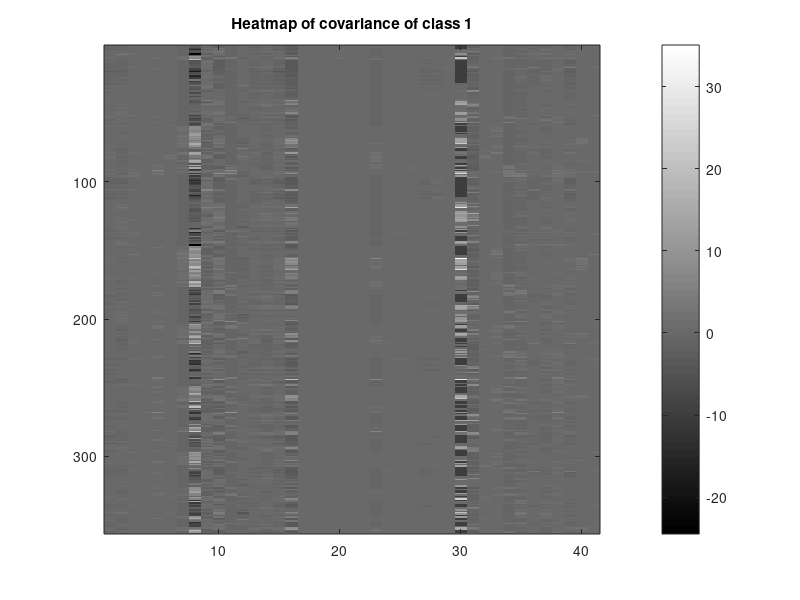
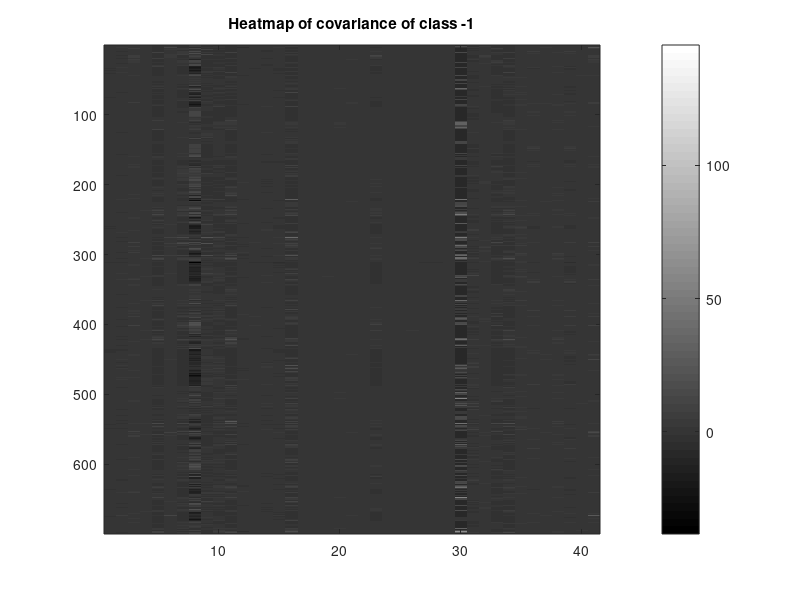
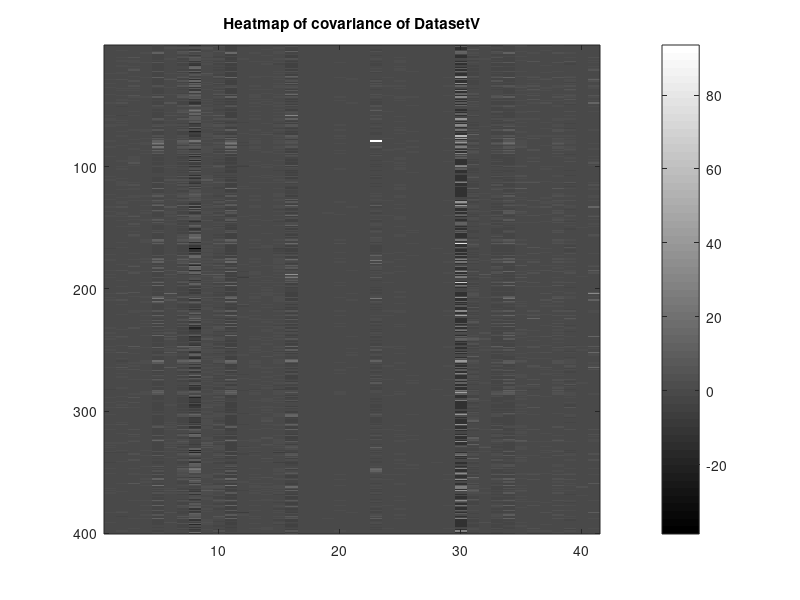

These figures' MATLAB source, in order: (Note: this script raises an error after producing the figures.)
%% Introduction to Data Mathematics Classification Project
% Company Name: SWD Inc.
% Nominal CEO: Takuya(Not in project group)
% Employee: Shuang Guan, Shutong Luo, Zhengneng Chen, Ziao Yan

% First, let's clean any open figures.
clear;
clc;
close all;

% Now read raw data.
a_raw = csvread('DatasetA.csv');
a = a_raw(:,2:(end - 1));
label = a_raw(:, (end));

%% 1. The size of data set "DatasetA.csv"
% Number of attributes
attributes = size(a, 2);

% Number of points in each class
points = size(a, 1);

%% 2. The mean and covariance of each class in 'DatasetA.csv'
% Hint: the Matlab imagesc command can be a good way to display covariances as images
format long;

ap = a(label == 1, :);
ap_mean = mean(ap);
ap_size = size(ap, 1);
ap_cov = ap - ones(ap_size,1) * ap_mean;

% Create a grayscale heatmap of class 1's covariances
figure
imagesc(ap_cov)
hold on
title('Heatmap of covariance of class 1');
colormap(gray)
colorbar
hold off

am = a(label == -1, :);
am_mean = mean(am);
am_size = size(am, 1);
am_cov = am - ones(am_size,1) * am_mean;

% Create a grayscale heatmap of class -1's covariances
figure
imagesc(am_cov)
hold on
title('Heatmap of covariance of class -1');
colormap(gray)
colorbar
hold off

%% 3. The mean and covariance of all of 'DatasetV.csv'
v_raw = csvread('DatasetV.csv');
v = v_raw(:, 2:(end));
format long;

v_mean = mean(v);
v_size = size(v, 1);
v_cov = v - ones(v_size,1) * v_mean;

% Create a grayscale heatmap of class -1's covariances
figure
imagesc(v_cov)
hold on
title('Heatmap of covariance of DatasetV');
colormap(gray)
colorbar
hold off

%% 4. Create train and test set
% Classp_train  := Class 1 training data
% Classm_train  := Class -1 training data
% Classp_test   := Class 1 testing data
% Classm_test   := Class -1 testing  data

% Set random number to an initial seed
seed = RandStream('mt19937ar', 'Seed', 550);

% Generate a permutation of the data
permutation = randperm(seed, points);
a = a(permutation,:);
label = label(permutation);

% 90% of DatasetA is used for training and 10% for testing
train_percent = 0.9;
train_size = ceil(points * train_percent);

% Grab training and testing data
a_train = a(1:train_size, :);
a_test = a(train_size + 1:end, :);

label_train = label(1:train_size, :);
label_test = label(train_size + 1:end, :);

% Break them up into Class 1 and Class -1
ap_train = a_train(label_train == 1, :);
am_train = a_train(label_train == -1, :);

ap_test = a_test(label_test == 1, :);
am_test = a_test(label_test == -1, :);

%% 5. Normal and threshold of Mean mathod
format long;

% Calculate w as difference of the class means
ap_train_mean = mean(ap_train);
am_train_mean = mean(am_train);
w_mean = (ap_train_mean - am_train_mean)';
w_mean = w_mean / norm(w_mean);

% Calculate threshold t
t_mean = (ap_train_mean + am_train_mean) / 2 * w_mean;

%% 6. Normal and threshold of Fisher LDA
format long;

ap_train_cov = ap_train - ones(size(ap_train,1), 1) * ap_mean;
am_train_cov = am_train - ones(size(am_train,1), 1) * am_mean;
w_fisher = ap_train_cov' * ap_train_cov + am_train_cov' * am_train_cov;
w_fisher = w_fisher \ (ap_mean - am_mean)';

% Normal of fisher LDA
w_fisher = w_fisher / norm(w_fisher);

% Threshold of Fisher LDA
t_fisher = (ap_mean + am_mean) ./ 2 * w_fisher;

%% 7. Error analysis for data of "DatasetA.csv"
% Training error of mean method
MeanPosErrorTrain = sum(ap_train * w_mean <= t_mean);
MeanNegErrorTrain = sum(am_train * w_mean >= t_mean);
MeanTrainError = (MeanPosErrorTrain + MeanNegErrorTrain) / (size(ap_train, 1) + size(am_train, 1));
HistClass(ap_train, am_train, w_mean, t_mean, 'Mean Method Training Results', MeanTrainError);

% Training error of Fisher LDA method
FisherPosErrorTrain = sum(ap_train * w_fisher <= t_fisher);
FisherNegErrorTrain = sum(am_train * w_fisher >= t_fisher);
FisherTrainError = (FisherPosErrorTrain + FisherNegErrorTrain) / (size(ap_train, 1) + size(am_train, 1));
HistClass(ap_train, am_train, w_fisher, t_fisher, 'Fisher LDA Method Training Results', FisherTrainError);

% Testing error of mean method
MeanPosErrorTest = sum(ap_test * w_mean <= t_mean);
MeanNegErrorTest = sum(am_test * w_mean >= t_mean);
MeanTestError = (MeanPosErrorTest + MeanNegErrorTest) / (size(ap_test, 1) + size(am_test, 1));
HistClass(ap_test, am_test, w_mean, t_mean, 'Mean Method Testing Results', MeanTestError);

% Testing error of Fisher LDA method
FisherPosErrorTest = sum(ap_test * w_fisher <= t_fisher);
FisherNegErrorTest = sum(am_test * w_fisher >= t_fisher);
FisherTestError = (FisherPosErrorTest + FisherNegErrorTest) / (size(ap_test, 1) + size(am_test, 1));
HistClass(ap_test, am_test, w_fisher, t_fisher, 'Fisher LDA Method Testing Results', FisherTestError);

%% 8. The predictive model(Fisher LDA)
% Because using Mean method has an total error of 33.37% on training data
% and 41.90% on testing data and using Fisher LDA method has an total error of
% 13.79% on training data and 16.19% on test data.
% We use Fisher LDA method as our predictive model
normal_pred = w_fisher;
threshold_pred = t_fisher;

%% 9. Performance of our model doing on 'DatasetA.csv'
% Class 1 error
ap_error = (FisherPosErrorTrain + FisherPosErrorTest) / (size(ap_train, 1) + size(ap_test, 1));

% Class -1 error
am_error = (FisherNegErrorTrain + FisherNegErrorTest) / (size(am_train, 1) + size(am_test, 1));

% Total error
total_error = (FisherPosErrorTrain + FisherPosErrorTest + FisherNegErrorTrain + FisherNegErrorTest) / (size(a, 1));

%% 10. Estimate our model's performance
% As we tested a set of data in 'DatasetA.csv' by using Mean method and
% Fisher LDA method, we have a conclusion that Mean method have an total error in
% range of 30-40% varing due to data set's size. Meanwhile, Fisher LDA
% method give us an total error of 10-20% varing due to data set's size.

% Let's have a look about the test data's size in 'DatasetA.csv' and the to-be-test
% data's size in 'DatasetV.csv'
a_test_size = size(a_test, 1);
v_size = size(v, 1);

% As we tested before, training set has a size of 1055 - 105 = 950 and has an error of
% 13.79%. Data in 'DatasetV.csv's size is 400 which is less than 950 but
% greater than 105. It's reasonable to estimate that the total error of using
% Fisher LDA method to test 'DatasetV.csv' is around 15% which between
% 13.79% and 16.19%

% As we already tested that class 1's error is 14.3% and class -1's error
% is 13.9%. We can reasonable induct that class 1 and class -1's error on
% 'DatasetV.csv' is around 14% by using Fisher LDA method.
%% 11. Test data in "DatasetV.csv" using our model
% Number of points of class 1
sum(v * w_fisher > t_fisher);
% Number of points of class -1
sum(v * w_fisher < t_fisher);

%% 12. Write into 'DatasetV.csv'
close all;

v_label = (v * w_fisher > t_fisher) - (v * w_fisher < t_fisher);
v_raw = [v_raw, v_label];
csvwrite('DatasetV using Fisher LDA by SWD Inc.csv', v_raw);
